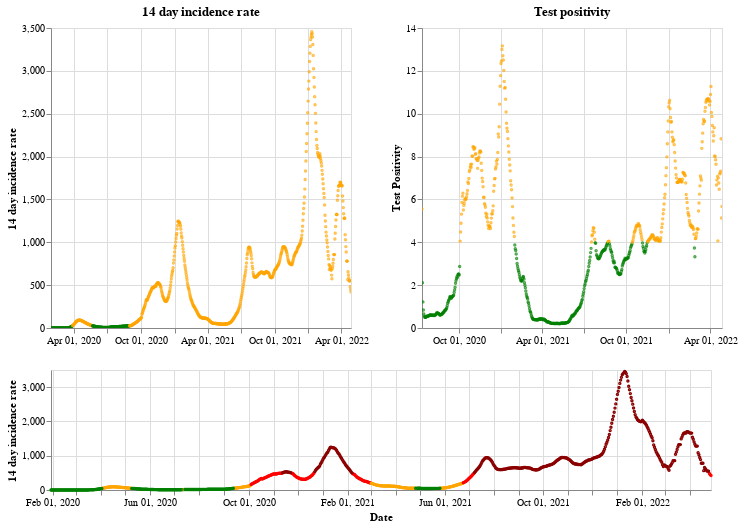

The notebook cell this image was saved under:
### Markdown cell above
## England

### Code cell
plot_traffic_light('England')

### Figure 1 — Vega-Lite specification as saved in the notebook (floating-point values rounded to 4 significant figures; data arrays with more than 128 entries replaced by an {"elided": "..."} marker saying what was removed)
{"config": {"view": {"continuousWidth": 400, "continuousHeight": 300}}, "vconcat": [{"hconcat": [{"mark": {"type": "point", "size": 2}, "encoding": {"color": {"condition": {"value": "green", "test": "(datum.twoWeeklyCasesRate <= 25)"}, "value": "orange"}, "tooltip": [{"type": "nominal", "field": "areaName"}, {"type": "temporal", "field": "date"}, {"type": "quantitative", "field": "twoWeeklyCasesRate"}, {"type": "quantitative", "field": "testPositivity"}], "x": {"type": "temporal", "axis": {"title": ""}, "field": "date", "scale": {"domain": {"selection": "DateBrush"}}, "timeUnit": "yearmonthdate"}, "y": {"type": "quantitative", "axis": {"title": "14 day incidence rate"}, "field": "twoWeeklyCasesRate"}}, "title": "14 day incidence rate", "width": 300}, {"mark": {"type": "point", "size": 2}, "encoding": {"color": {"condition": {"value": "green", "test": "(datum.testPositivity <= 4)"}, "value": "orange"}, "tooltip": [{"type": "nominal", "field": "areaName"}, {"type": "temporal", "field": "date"}, {"type": "quantitative", "field": "twoWeeklyCasesRate"}, {"type": "quantitative", "field": "testPositivity"}], "x": {"type": "temporal", "axis": {"title": ""}, "field": "date", "scale": {"domain": {"selection": "DateBrush"}}, "timeUnit": "yearmonthdate"}, "y": {"type": "quantitative", "axis": {"title": "Test Positivity"}, "field": "testPositivity"}}, "title": "Test positivity", "width": 300}]}, {"layer": [{"mark": {"type": "point", "size": 2}, "encoding": {"color": {"condition": {"value": "orange", "test": "(((datum.testPositivity < 4) && (datum.twoWeeklyCasesRate >= 50)) && (datum.twoWeeklyCasesRate < 200))"}, "value": "red"}, "opacity": {"condition": {"value": 1, "test": "((datum.twoWeeklyCasesRate >= 50) && (datum.twoWeeklyCasesRate < 500))"}, "value": 0}, "tooltip": [{"type": "nominal", "field": "areaName"}, {"type": "temporal", "field": "date"}, {"type": "quantitative", "field": "twoWeeklyCasesRate"}, {"type": "quantitative", "field": "testPositivity"}], "x": {"type": "temporal", "axis": {"title": "Date"}, "field": "date", "timeUnit": "yearmonthdate"}, "y": {"type": "quantitative", "axis": {"title": "14 day incidence rate"}, "field": "twoWeeklyCasesRate"}}, "selection": {"DateBrush": {"type": "interval", "encodings": ["x"], "fields": ["Time"]}}}, {"mark": {"type": "point", "size": 2}, "encoding": {"color": {"value": "darkred"}, "opacity": {"condition": {"value": 1, "test": "(datum.twoWeeklyCasesRate >= 500)"}, "value": 0}, "tooltip": [{"type": "nominal", "field": "areaName"}, {"type": "temporal", "field": "date"}, {"type": "quantitative", "field": "twoWeeklyCasesRate"}, {"type": "quantitative", "field": "testPositivity"}], "x": {"type": "temporal", "axis": {"title": "Date"}, "field": "date", "timeUnit": "yearmonthdate"}, "y": {"type": "quantitative", "axis": {"title": "14 day incidence rate"}, "field": "twoWeeklyCasesRate"}}}, {"mark": {"type": "point", "size": 2}, "encoding": {"color": {"condition": {"value": "green", "test": "((datum.testPositivity < 4) && (datum.twoWeeklyCasesRate < 50))"}, "value": "orange"}, "opacity": {"condition": {"value": 1, "test": "(datum.twoWeeklyCasesRate < 50)"}, "value": 0}, "tooltip": [{"type": "nominal", "field": "areaName"}, {"type": "temporal", "field": "date"}, {"type": "quantitative", "field": "twoWeeklyCasesRate"}, {"type": "quantitative", "field": "testPositivity"}], "x": {"type": "temporal", "axis": {"title": "Date"}, "field": "date", "timeUnit": "yearmonthdate"}, "y": {"type": "quantitative", "axis": {"title": "14 day incidence rate"}, "field": "twoWeeklyCasesRate"}}}], "height": 120, "width": 660}], "data": {"name": "data-c23a5839eb99c719cb5385d5d8c3d4fb"}, "$schema": "https://vega.github.io/schema/vega-lite/v4.8.1.json", "datasets": {"data-c23a5839eb99c719cb5385d5d8c3d4fb": {"elided": "819 records"}}}
